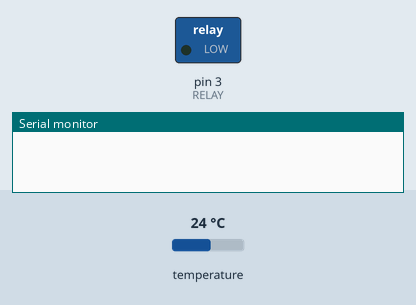
This sketch was run on a simulated Arduino Nano, built with avr-gcc and run on an emulated ATmega328P. Shown: switched loads named in the sketch (green lamp = pin HIGH), the last lines printed to the serial monitor. The test bench sets the inputs (shaded band); at power-on: temperature 24 °C.

Above: at 0.1 s.
At 0.8 s:
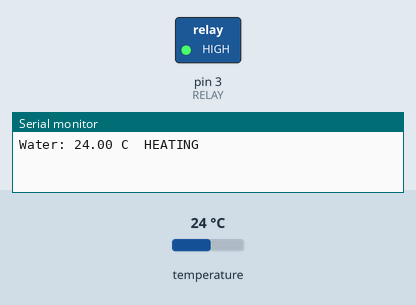
Timing chart, 0 to 2.3 s (numbered marks = the images above):
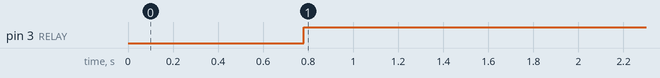

The sketch:

sous_vide_controller.ino
```cpp
// Reads temperature from a DS18B20 probe and toggles a relay to maintain a target water temperature using a hysteresis band while printing temperature and state to Serial.
//
// Full tutorial: https://shillehtek.com/blogs/news/arduino-nano-ds18b20-sous-vide-controller
// Parts used: https://shillehtek.com/products/ds18b20-waterproof-digital-temp-sensor-probe-1m-for-arduino-pi
//             https://shillehtek.com/products/1-channel-5v-relay-module
//             https://shillehtek.com/products/shillehtek-lcd1602-16x2-character-display-module
// More examples: https://github.com/shillehbean/shillehtek-examples
//

#include <OneWire.h>
#include <DallasTemperature.h>

const int PROBE = 2;
const int RELAY = 3;
const float TARGET = 54.4;     // target water temp (steak medium-rare)
const float HYSTERESIS = 0.3;  // +/- band

OneWire bus(PROBE);
DallasTemperature sensors(&bus);

void setup() {
  Serial.begin(9600);
  pinMode(RELAY, OUTPUT);
  sensors.begin();
  sensors.setResolution(12);   // 12-bit = 0.0625C resolution
}

void loop() {
  sensors.requestTemperatures();
  float t = sensors.getTempCByIndex(0);
  Serial.print("Water: "); Serial.print(t, 2); Serial.print(" C  ");

  if (t < TARGET - HYSTERESIS) {
    digitalWrite(RELAY, HIGH);   // heater ON
    Serial.println("HEATING");
  } else if (t > TARGET + HYSTERESIS) {
    digitalWrite(RELAY, LOW);    // heater OFF
    Serial.println("IDLE");
  }
  delay(1000);
}
```

Measured:
- by itself, pin 3 (RELAY): LOW → HIGH at 0.78 s
